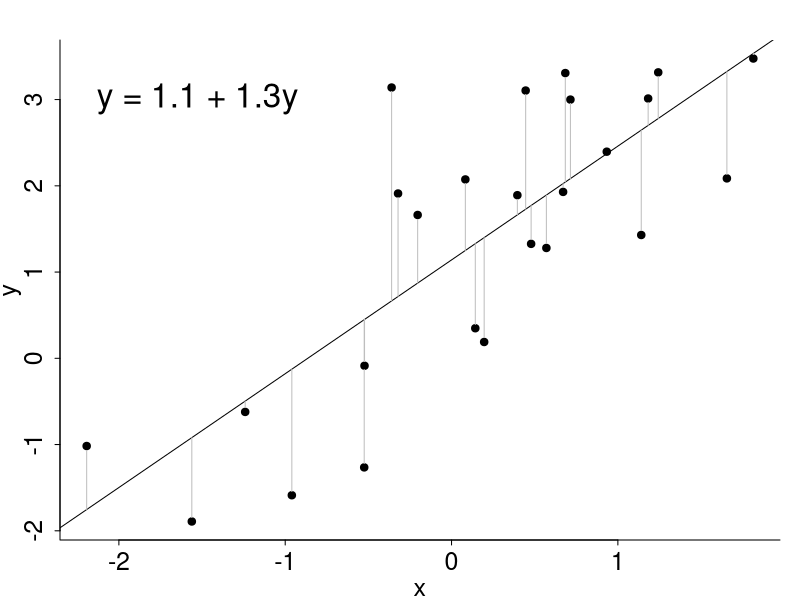
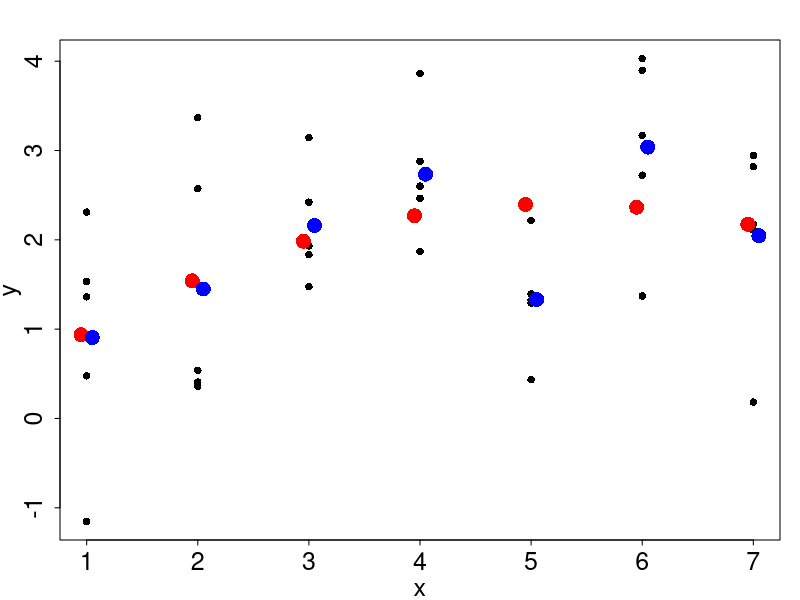
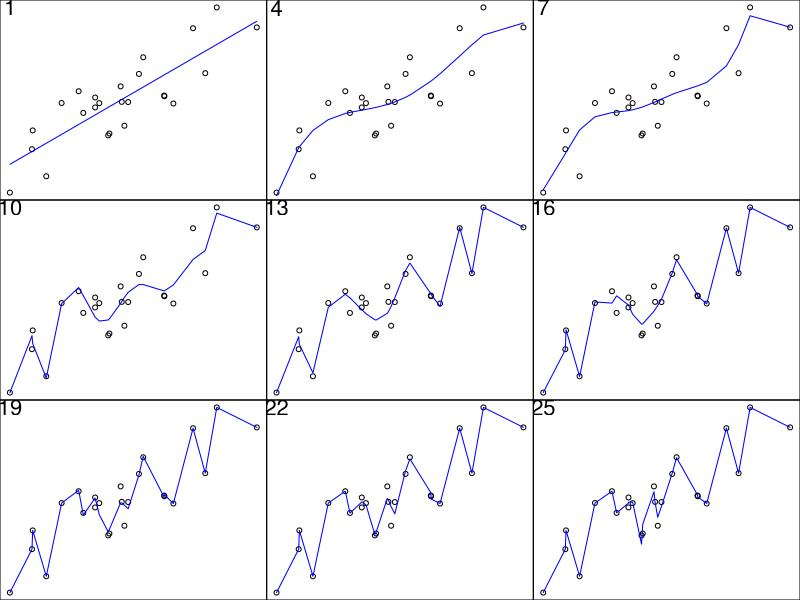
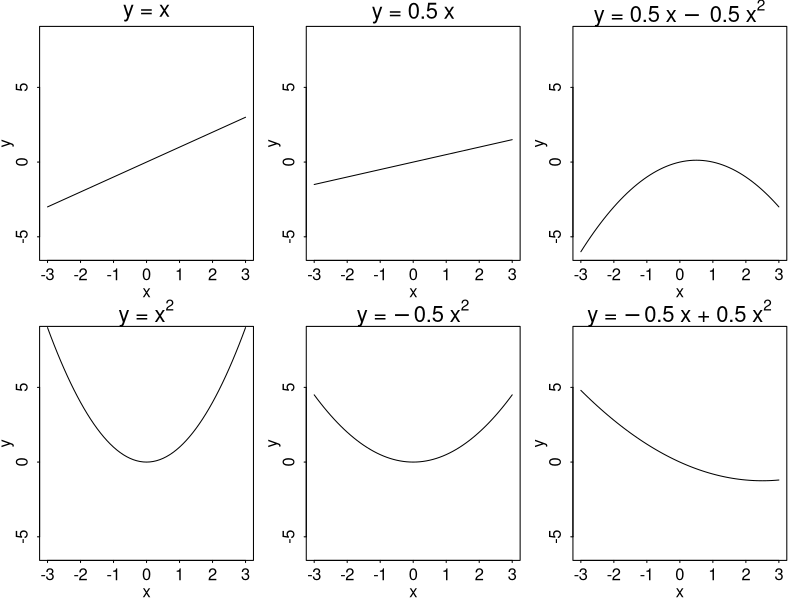
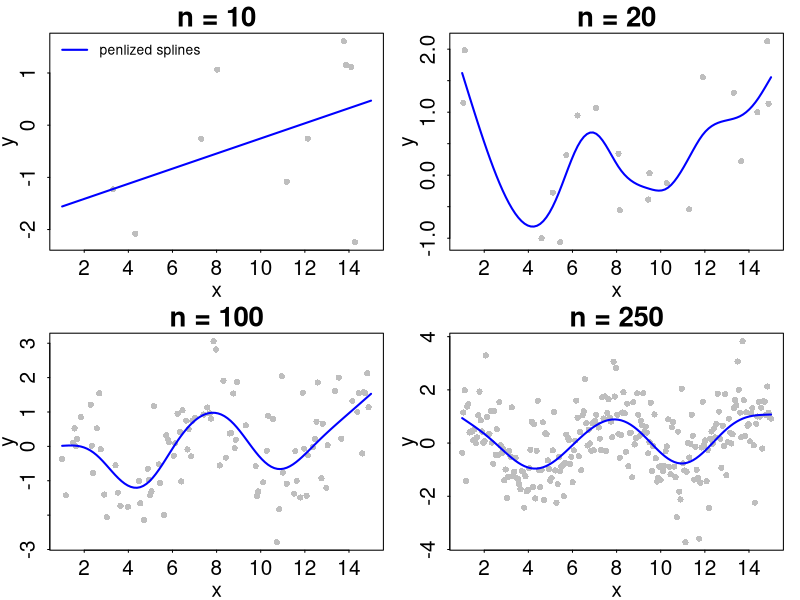
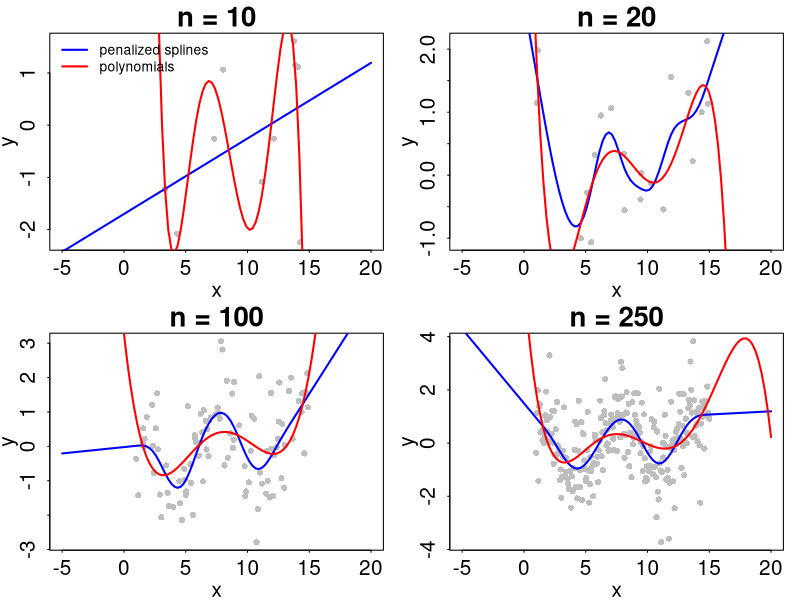
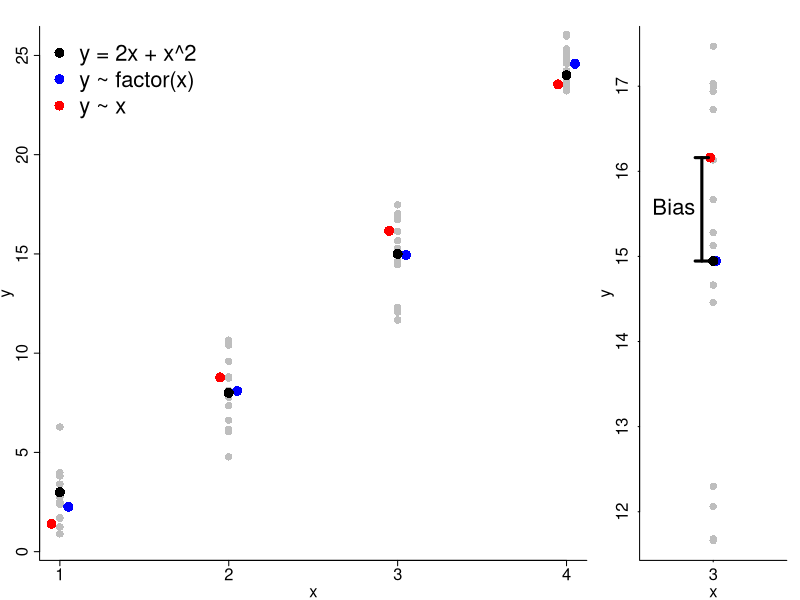
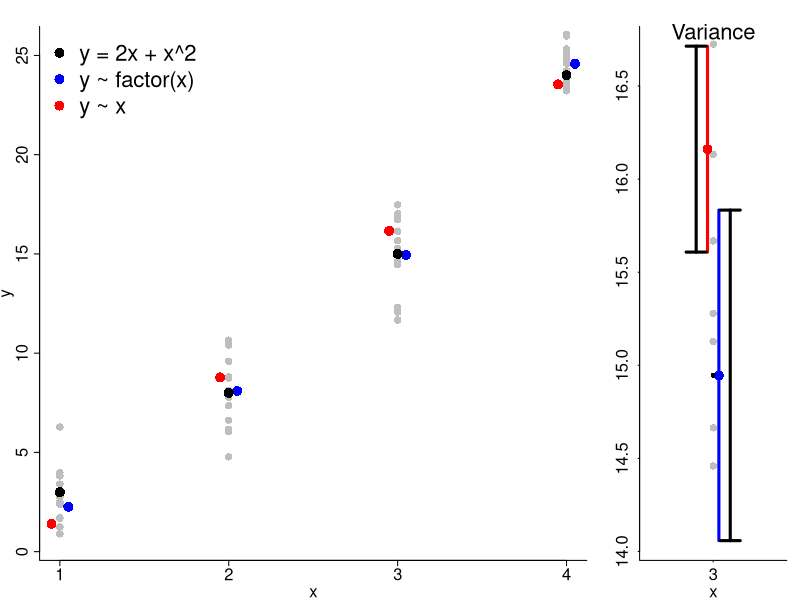

The R source for these figures, in order:
## ---- chunk 1
#| fig-align: center
set.seed(125)
par (mar=c(3,3,2,1), mgp=c(2,.7,0), tck=-.01)
N = 25
x = rnorm(N)
y = 1.1 + x + rnorm(N)
plot(x,y,bty = "l", cex.lab = 1.5, cex.axis = 1.5)
m = lm(y~x)
abline(m)
arrows(x0 = x, x1 = x, y0 = predict(m), col = "grey",
       y = predict(m)+residuals(m), length = 0)
points(x,y, pch = 16)
txt = paste0("y = ", round(coef(m)[1],1), " + ", round(coef(m)[2],1),"y")
text(min(x),3,txt,pos = 4, cex = 2)
## ---- chunk 2
#| fig-align: center
par (mar=c(3,3,2,1), mgp=c(2,.7,0), tck=-.01)
n_levels = 7
set.seed(122)
x = rep((1:n_levels),5)
y = sqrt(x) + rnorm(length(x))

df = data.frame(y = y, x = x, x.f = factor(x)) 
m.o = lm(y~poly(x,2), data = df)
p.o = predict(m.o, newdata = data.frame(x = 1:n_levels), level = .05, interval = "prediction")
m.f = lm(y~x.f, data = df)
p.f = predict(m.f, newdata = data.frame(x.f = factor(1:n_levels)), level = .05, interval = "prediction")
plot(x,y, pch = 16,cex.lab = 1.5, cex.axis = 1.5)
points(-.05+1:n_levels,p.o[,1], col = "red",pch = 16, cex = 2)
points(.05+1:n_levels,p.f[,1], col = "blue",pch = 16, cex = 2)
#arrows(x0 = -.05+1:n_levels, x1 = -.05+1:n_levels, y0 = p.o[,2], y1 = p.o[,3], col = "red", length = 0)
#arrows(x0 = .05+1:n_levels, x1 = .05+1:n_levels, y0 = p.f[,2], y1 = p.f[,3], col = "blue", length = 0)
## ---- chunk 3
#| fig-align: center
library(splines)
N = 25
x = sort(rnorm(N))
y = x + rnorm(N)
par(mfrow = c(3,3), mar=c(0,0,0,0))
for (n in seq(1,25, by = 3)) {
  plot(x,y, xaxt = "n", yaxt = "n", xlab = "", ylab = "")
  #if (n>2) {m = gam(y~s(x,k = n)); lines(x,predict(m))}
  m2 = lm(y~bs(x,degree = n))
  lines(x,predict(m2), col = "blue")
  text(min(x),max(y),n, cex = 2)
}
## ---- chunk 4
#| fig-align: center
par (mar=c(3,3,2,1), mgp=c(2,.7,0), tck=-.01)
x = seq(-3,3,.1)
par(mfrow = c(2,3),cex.lab = 1.5, cex.axis = 1.5, cex.main = 2)
plot(x,x,type = "l", ylab = "y", ylim = c(-6,8.5)); title(expression(y~"="~x))
plot(x,x*.5,type = "l", ylab = "y", ylim = c(-6,8.5)); title(expression(y~"="~0.5~x))
plot(x,x*.5 - x^2*.5,type = "l", ylab = "y", ylim = c(-6,8.5)) ; title(expression(y~"="~0.5~x~-~0.5~x^2))
plot(x,x^2,type = "l", ylab = "y", ylim = c(-6,8.5));title(expression(y~"="~x^2))
plot(x,x^2*.5,type = "l", ylab = "y", ylim = c(-6,8.5)); title(expression(y~"="~-0.5~x^2))
plot(x,-x + x^2*.2,type = "l", ylab = "y", ylim = c(-6,8.5)) ; title(expression(y~"="~-0.5~x~"+"~0.5~x^2))
## ---- chunk 5
#| fig-align: center
set.seed(1234)
par(mfrow = c(2,2),mar=c(3,3,2,1), mgp=c(2,.7,0), tck=-.01)
x = seq(1,15, length.out = 250)
y = sin(x) + rnorm(length(x))
set.seed(123456)
for (n in c(10,20,100,250)) {
  r = sort(sample(250,n))
  xx = x[r]
  yy = y[r]
  plot(xx,yy, pch = 16, col = "gray", ylab = "y", xlab = "x", xlim = c(1,15),
       main = paste("n =",n))
  nd = data.frame(xx = seq(1,15,length.out = 100))
  m.g = mgcv::gam(yy~s(xx))
  lines(nd$xx,predict(m.g, newdata = nd), col = "blue", lwd = 2)
  if (n == 10) {
    legend("topleft", bty = "n",
           legend = c("penlized splines"),
           lty = 1, lwd = 2,
           col = c("blue"))
  }
}

## ---- chunk 6
#| fig-align: center
par(mfrow = c(2,2),mar=c(3,3,2,1), mgp=c(2,.7,0), tck=-.01)
set.seed(123456)
for (n in c(10,20,100,250)) {
  r = sort(sample(250,n))
  xx = x[r]
  yy = y[r]
  plot(xx,yy, pch = 16, col = "gray", ylab = "y", xlab = "x", xlim = c(-5,20),
       main = paste("n =",n))
  nd = data.frame(xx = seq(-5,20,length.out = 100))
  m.g = mgcv::gam(yy~s(xx))
  m.p = lm(yy~poly(xx,5))
  lines(nd$xx,predict(m.g, newdata = nd), col = "blue", lwd = 2)
  lines(nd$xx,predict(m.p, newdata = nd), col = "red", lwd = 2)
  if (n == 10) {
    legend("topleft", bty = "n",
           legend = c("penalized splines","polynomials"),
           lty = 1, lwd = 2,
           col = c("blue","red"))
  }
}

## ---- chunk 7
bx = 1:4
x = sort(rep(bx,15))
y = poly(x,2,raw = TRUE) %*% c(2,1) + rnorm(length(x))*2
by = poly(bx,2,raw = TRUE) %*% c(2,1)
m.l = lm(y~x)
p.l = predict(m.l, newdata= data.frame(x = bx), interval = "confidence")
m.f = lm(y~factor(x))
p.f = predict(m.f, newdata= data.frame(x = bx), interval = "confidence")
ylim = range(cbind(p.l,p.f))

bp = function() {
  par (mar=c(3,3,2,1), mgp=c(2,.7,0), tck=-.01, cex.lab = 1.5, cex.axis = 1.5)
  layout(matrix(c(1,1,1,2),nrow = 1))
  plot(x,y, pch = 16, col = "grey", ylim = ylim, xaxt = "n", cex = 1.5, bty = "l")
  axis(1,at = 1:4)
  points(-.05+bx,p.l[,1], pch = 16, col = "red", cex = 2)
  points(.05+bx,p.f[,1], pch = 16, col = "blue", cex = 2)
  points(bx,by, pch = 16, cex = 2)
  legend("topleft", legend = c("y = 2x + x^2","y ~ factor(x)", "y ~ x"), col = c("black","blue","red"), pch = 16, cex = 2, bty = "n")
}
bp()
plot(x[x==3],y[x==3], pch = 16, col = "grey", ylab = "y", xlab = "x", xaxt = "n", cex = 1.5, bty = "l")
axis(1,at = 3)
points(-.05+3,p.l[3,1], pch = 16, col = "red", cex = 2)
points(.05+3,p.f[3,1], pch = 16, col = "blue", cex = 2)
points(3,p.f[3,1], pch = 16, cex = 2)
arrows(x0 = 3-.2,x1 = 3-.2,y0 = p.f[3,1], y1 = p.l[3,1], length = 1/15, lwd = 3, code = 3, angle=90)
text(3-.2,mean(c(p.f[3,1],p.l[3,1])), "Bias", pos = 2, cex = 2)
## ---- chunk 8
par (mar=c(3,3,2,1), mgp=c(2,.7,0), tck=-.01, cex.lab = 1.5, cex.axis = 1.5)
layout(matrix(c(1,1,1,2),nrow = 1))

bp()

plot(x[x==3],y[x==3], pch = 16, col = "grey", ylab = "", xlab = "x", 
     ylim = range(c(p.l[3,],p.f[3,])), xaxt = "n", cex = 1.5, bty = "l")
axis(1,at = 3)
points(-.1+3,p.l[3,1], pch = 16, col = "red", cex = 2)
points(.1+3,p.f[3,1], pch = 16, col = "blue", cex = 2)
arrows(x0 = -.1+3, y0 = p.l[3,2],y1 = p.l[3,3], length = 0, col = "red", lwd = 3)
arrows(x0 = .1+3, y0 = p.f[3,2],y1 = p.f[3,3], length = 0, col = "blue", lwd = 3)
points(3,p.f[3,1], pch = 16, cex = 1)
arrows(x0 = -.3+3, y0 = p.l[3,2],y1 = p.l[3,3], length = 1/10, lwd = 3, code = 3, angle=90)
arrows(x0 = .3+3, y0 = p.f[3,2],y1 = p.f[3,3], length = 1/10, lwd = 3, code = 3, angle=90)
text(3,max(c(p.l[3,],p.f[3,])), "Variance", pos = 3, cex = 2, xpd = TRUE, bg = "white")
## ---- chunk 9
#| fig-height: 4
#| fig-width: 4
#| fig-align: center
var.l = predict(m.l, newdata= data.frame(x = bx), se.fit = TRUE)$se.fit
var.f = predict(m.f, newdata= data.frame(x = bx), se.fit = TRUE)$se.fit
bias.l = (by-predict(m.l, newdata= data.frame(x = bx)))^2
bias.f = (by-predict(m.f, newdata= data.frame(x = bx)))^2

par (mar=c(3,3,2,1), mgp=c(2,.7,0), tck=-.01, cex.lab = 1.25, cex.axis = 1.25)
plot(c(var.f,var.l),c(bias.f,bias.l), cex = .1,
     col = sort(rep(c("blue","red"),4)), xlim = c(.25,.45),
     pch = 16, ylab = "Bias",xlab = "Variance")
text(c(var.f,var.l),c(bias.f,bias.l), cex = 1, labels = paste0("x=",bx),
     col = sort(rep(c("blue","red"),4)))
legend("topleft", legend = c("y ~ factor(x)", "y ~ x"), 
       col = c("blue","red"), pch = 16, cex = 1, bty = "n")
## ---- chunk 10
#| fig-align: center
#| fig-width: 5
#| fig-height: 5
par(mar=c(3,3,2,1), mgp=c(2,.7,0), tck=-.01,
    cex.lab = 1.5, cex.axis = 1.5)
x = rnorm(150,sd = 5)
linear_predictor = 00 + 0.5*x
probability = boot::inv.logit(linear_predictor)
plot(linear_predictor, probability, ylim = c(0,1), pch = 16)
abline(h = c(0,1), col = "red")
## ---- chunk 11
#| fig-align: center
#| fig-width: 5
#| fig-height: 5
par(mar=c(3,3,2,1), mgp=c(2,.7,0), tck=-.01,
    cex.lab = 1.5, cex.axis = 1.5)
x = rnorm(150,sd = 3)
linear_predictor = 00 + 0.5*x
count = exp(linear_predictor)
plot(linear_predictor, count, pch = 16)
abline(h = c(0), col = "red")
